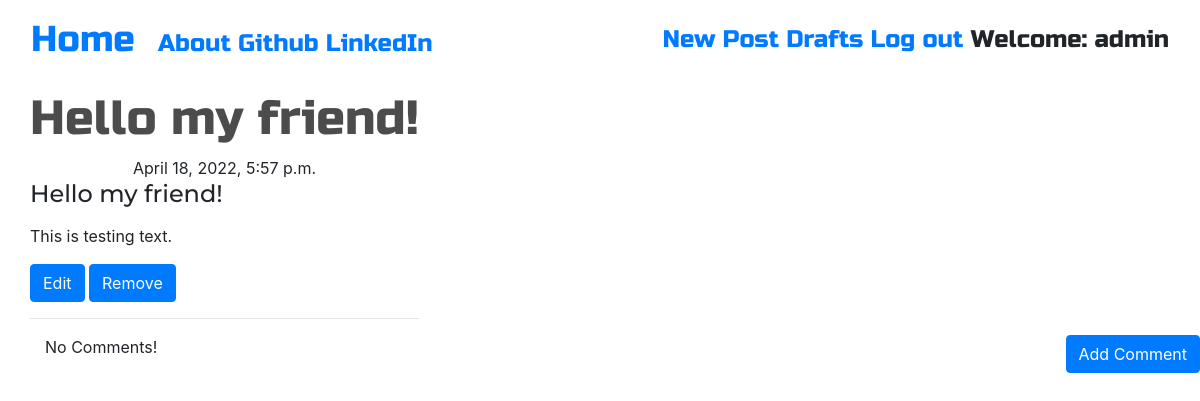
Screenshot of /post/3 (signed in) with the database file from the repository.
### blog/models.py (models this page shows, shortened)
class Post(models.Model):
	author = models.ForeignKey('auth.User', on_delete=models.CASCADE)
	title = models.CharField(max_length=200)
	text = models.TextField()
	create_date = models.DateTimeField(default=timezone.now)
	published_date = models.DateTimeField(blank=False, null=False)

### blog/views.py (the view)
# urls.py: path('post/<pk>', views.PostDetailView.as_view(), name='post_detail'),
class PostDetailView(DetailView):
	model = Post

### blog/templates/blog/post_detail.html
{% extends 'blog/base.html' %}
{% block content %}
<h1 class="posttitle loader">{{post.title}}</h1>
{% if post.published_date %}
	<div class="date postdate">
		{{post.published_date}}
	</div>
{% else %}
	<a class="btn btn-success" href="{% url 'post_publish' pk=post.pk%}">Publish</a>
{% endif %}
<h3 class="postcontent">{{post.title|safe|linebreaksbr}}</h3>
<p class="postcontent">{{post.text|safe|linebreaksbr}}</p>
{% if user.is_authenticated %}
	<a class='btn btn-primary' href="{% url 'post_update' pk=post.pk %}">
		<span class="glyphicon glyphicon-pencil">Edit</span>
	</a>
	<a class='btn btn-primary' href="{% url 'post_delete' pk=post.pk %}">
		<span class="glyphicon glyphicon-remove">Remove</span>
	</a>
{% endif %}
<hr>
<a class="btn btn-primary btn-comment" href="{% url 'add_comment_to_post' pk=post.pk %}">Add Comment</a>
<div class="container">
{% for comment in post.comments.all %}
<br>
	{% if user.is_authenticated or comment.approved_comment %}
		{{comment.created_date}}
		{% if not comment.approved_comment%}
			<a class='btn btn-default' href="{% url 'comment_remove' pk=comment.pk %}">
				<span class="glyphicon glyphicon-remove">Remove</span>
			</a>
			<a class='btn btn-primary' href="{% url 'comment_approve' pk=comment.pk %}">
				<span class="glyphicon glyphicon-ok">View</span>
			</a>
		{% endif %}
		<p>{{comment.text|safe|linebreaks}}</p>
		<p>Posted By: {{comment.author}}</p>
	{% endif %}
	{% empty %}
	<p>No Comments!</p>
{% endfor %}
</div>
{% endblock %}

### blog/templates/blog/base.html (shortened to what this page needs)
<!DOCTYPE html>
{% load static %}
<html>
<head>
	<link rel="stylesheet" href="https://cdn.jsdelivr.net/npm/bootstrap@4.4.1/dist/css/bootstrap.min.css">
	<link rel="stylesheet" href="//cdn.jsdelivr.net/npm/medium-editor@latest/dist/css/medium-editor.min.css" type="text/css" media="screen" charset="utf-8">
	<link rel="stylesheet" href="{% static 'css/blog.css' %}">
</head>
<body class="loader">
	<nav style=""  class="navbar navbar-default techfont custom-navbar">
		<div style=""  class="container-fluid">
			<div>
				<a class="navbar-brand bigbrand" href="{% url 'post_list' %}">Home</a>
				<a href="{% url 'about' %}">About</a>
				<a href="https://github.com/shahSpider">Github</a>
				<a href="https://www.linkedin.com/in/abdul-qadeer-shah">LinkedIn</a>
			</div>
			<div>
				{% if user.is_authenticated %}
						<a href="{% url 'post_new' %}">New Post</a>
						<a href="{% url 'draft_list' %}">Drafts</a>
						<a href="{% url 'logout' %}">Log out</a>
						<a>Welcome: {{user.username}}</a>
					{% else %}
						<a class='nav navbar-right' href="{% url 'login' %}"><span class="glyphicon glyphicon-user">Login</span></a>
				{% endif %}
			</div>
		</div>
	</nav>
	<div class="content container">
		<div class="row">
			<div class="">
				<div class="blog_posts">
					{% block content %}{% endblock %}
				</div>
			</div>
		</div>
	</div>
</body>
</html>

### blog/static/css/blog.css (style rules this page uses)
.techfont { font-family: 'Russo One', sans-serif; font-size: 1.5em; margin-bottom: 10px; }
.bigbrand { font-size: 1.5em; }
.postdate { text-align: center; }
.posttitle { font-family: 'Russo One', sans-serif; font-size: 3em; text-align: center; }
.postcontent { font-family: 'Montserrat'; font-size: 1.5em; }
.btn-comment { position: absolute; right: 0px; }
h1 { font-family: Oak,sans-serif; color: rgba(0,0,0,0.7); position:relative; top:calc(50% - 80px); left:calc(50% - 130px); }
.loader { position: relative; left:0; right:0; top:0; bottom:0; filter:hue-rotate(0deg); color:linear-gradient(45deg,#0f8,#08f); animation:hue 10000ms infinite linear; }

### rows the page displays
Post: title "Hello my friend!", published_date "April 18, 2022, 5:57 p.m.", text "This is testing text."

### other values shown
{{ user.username }} "admin"
